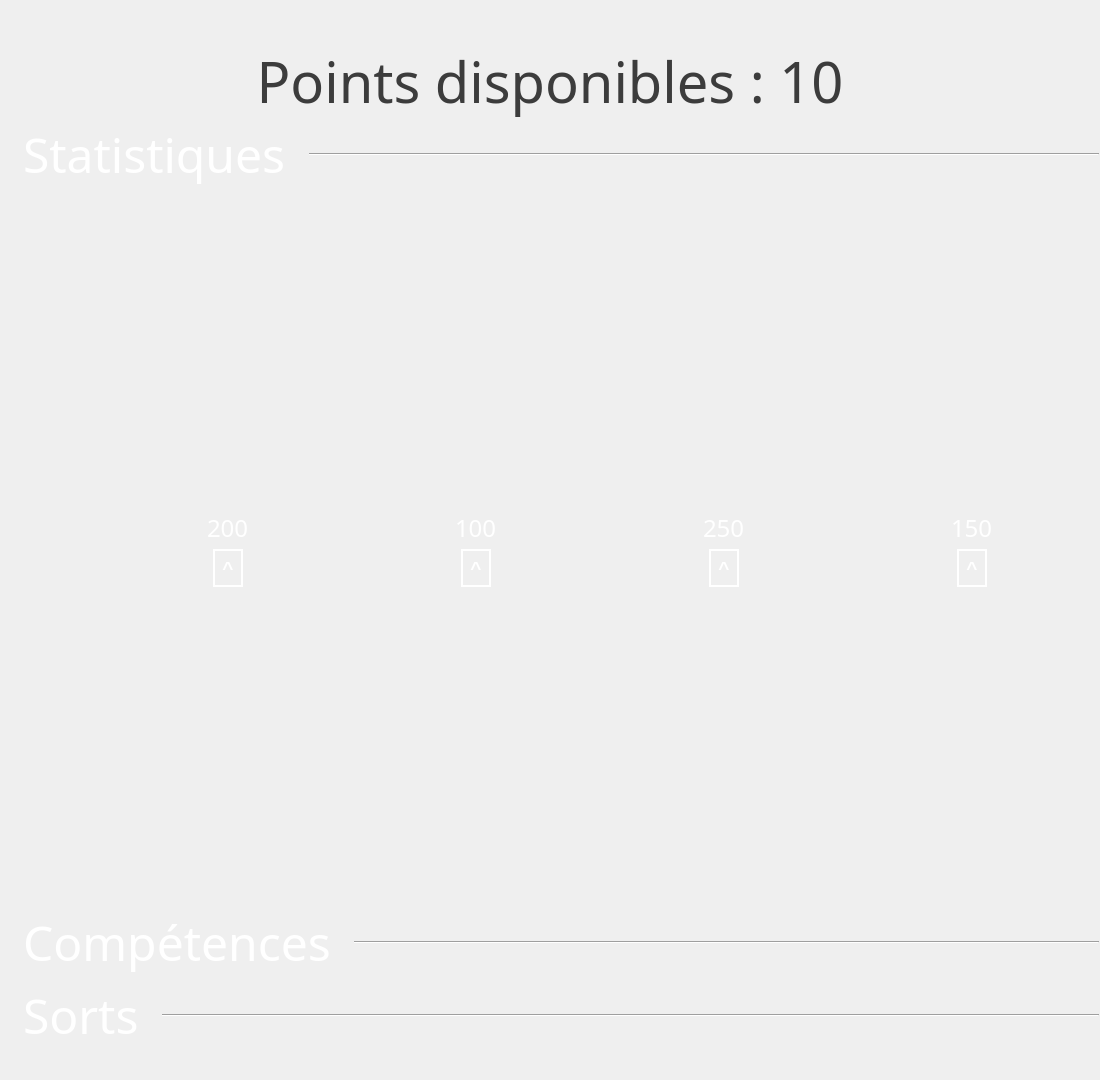
<?xml version="1.0" encoding="UTF-8"?>
<ui version="4.0">
 <class>Win_Skills</class>
 <widget class="QWidget" name="Win_Skills">
  <property name="geometry">
   <rect>
    <x>0</x>
    <y>0</y>
    <width>1100</width>
    <height>1080</height>
   </rect>
  </property>
  <property name="sizePolicy">
   <sizepolicy hsizetype="Preferred" vsizetype="Maximum">
    <horstretch>0</horstretch>
    <verstretch>0</verstretch>
   </sizepolicy>
  </property>
  <property name="windowTitle">
   <string>Form</string>
  </property>
  <layout class="QHBoxLayout" name="horizontalLayout_3">
   <property name="spacing">
    <number>0</number>
   </property>
   <property name="leftMargin">
    <number>0</number>
   </property>
   <property name="topMargin">
    <number>0</number>
   </property>
   <property name="rightMargin">
    <number>0</number>
   </property>
   <property name="bottomMargin">
    <number>0</number>
   </property>
   <item>
    <layout class="QVBoxLayout" name="verticalLayout" stretch="1,8">
     <property name="spacing">
      <number>0</number>
     </property>
     <item>
      <layout class="QHBoxLayout" name="horizontalLayout">
       <property name="spacing">
        <number>0</number>
       </property>
       <property name="leftMargin">
        <number>0</number>
       </property>
       <property name="topMargin">
        <number>40</number>
       </property>
       <property name="rightMargin">
        <number>0</number>
       </property>
       <property name="bottomMargin">
        <number>0</number>
       </property>
       <item alignment="Qt::AlignBottom">
        <widget class="QLabel" name="skillPoints">
         <property name="sizePolicy">
          <sizepolicy hsizetype="Minimum" vsizetype="Maximum">
           <horstretch>0</horstretch>
           <verstretch>0</verstretch>
          </sizepolicy>
         </property>
         <property name="font">
          <font>
           <family>Matura MT Script Capitals</family>
           <pointsize>42</pointsize>
          </font>
         </property>
         <property name="styleSheet">
          <string notr="true">QLabel{
	color:#3c3c3c;
	padding-left:20px;
	padding-right:20px;
}</string>
         </property>
         <property name="text">
          <string>Points disponibles : 10</string>
         </property>
         <property name="alignment">
          <set>Qt::AlignCenter</set>
         </property>
         <property name="margin">
          <number>0</number>
         </property>
        </widget>
       </item>
      </layout>
     </item>
     <item>
      <widget class="QScrollArea" name="scrollArea">
       <property name="styleSheet">
        <string notr="true">QScrollArea{
	background-color:#00FFFFFF;
}</string>
       </property>
       <property name="verticalScrollBarPolicy">
        <enum>Qt::ScrollBarAlwaysOff</enum>
       </property>
       <property name="horizontalScrollBarPolicy">
        <enum>Qt::ScrollBarAlwaysOff</enum>
       </property>
       <property name="widgetResizable">
        <bool>true</bool>
       </property>
       <widget class="QWidget" name="scrollAreaWidgetContents">
        <property name="geometry">
         <rect>
          <x>0</x>
          <y>0</y>
          <width>1096</width>
          <height>956</height>
         </rect>
        </property>
        <layout class="QGridLayout" name="gridLayout_2">
         <property name="leftMargin">
          <number>0</number>
         </property>
         <property name="topMargin">
          <number>0</number>
         </property>
         <property name="rightMargin">
          <number>0</number>
         </property>
         <property name="bottomMargin">
          <number>30</number>
         </property>
         <item row="2" column="0">
          <layout class="QHBoxLayout" name="horizontalLayout_2">
           <property name="spacing">
            <number>0</number>
           </property>
           <property name="topMargin">
            <number>0</number>
           </property>
           <property name="bottomMargin">
            <number>0</number>
           </property>
           <item>
            <spacer name="horizontalSpacer_2">
             <property name="orientation">
              <enum>Qt::Horizontal</enum>
             </property>
             <property name="sizeHint" stdset="0">
              <size>
               <width>40</width>
               <height>20</height>
              </size>
             </property>
            </spacer>
           </item>
           <item>
            <widget class="QLabel" name="logoLife">
             <property name="minimumSize">
              <size>
               <width>100</width>
               <height>100</height>
              </size>
             </property>
             <property name="maximumSize">
              <size>
               <width>100</width>
               <height>100</height>
              </size>
             </property>
             <property name="styleSheet">
              <string notr="true">QLabel{
	border-image:url(:/icons/Ressources/lifeStat.png);
}</string>
             </property>
             <property name="text">
              <string/>
             </property>
            </widget>
           </item>
           <item>
            <layout class="QVBoxLayout" name="verticalLayout_2">
             <property name="spacing">
              <number>2</number>
             </property>
             <property name="rightMargin">
              <number>0</number>
             </property>
             <item>
              <spacer name="verticalSpacer_2">
               <property name="orientation">
                <enum>Qt::Vertical</enum>
               </property>
               <property name="sizeHint" stdset="0">
                <size>
                 <width>20</width>
                 <height>40</height>
                </size>
               </property>
              </spacer>
             </item>
             <item>
              <widget class="QLabel" name="statLife">
               <property name="sizePolicy">
                <sizepolicy hsizetype="Maximum" vsizetype="Maximum">
                 <horstretch>0</horstretch>
                 <verstretch>0</verstretch>
                </sizepolicy>
               </property>
               <property name="font">
                <font>
                 <family>MV Boli</family>
                 <pointsize>18</pointsize>
                </font>
               </property>
               <property name="styleSheet">
                <string notr="true">QLabel{
	color:#FFFFFF;
}</string>
               </property>
               <property name="text">
                <string>200</string>
               </property>
              </widget>
             </item>
             <item alignment="Qt::AlignHCenter">
              <widget class="QPushButton" name="buttonUpLife">
               <property name="sizePolicy">
                <sizepolicy hsizetype="Maximum" vsizetype="Maximum">
                 <horstretch>0</horstretch>
                 <verstretch>0</verstretch>
                </sizepolicy>
               </property>
               <property name="minimumSize">
                <size>
                 <width>30</width>
                 <height>40</height>
                </size>
               </property>
               <property name="maximumSize">
                <size>
                 <width>30</width>
                 <height>40</height>
                </size>
               </property>
               <property name="font">
                <font>
                 <pointsize>14</pointsize>
                 <bold>true</bold>
                </font>
               </property>
               <property name="styleSheet">
                <string notr="true">QPushButton{
	Background-color:#00FFFFFF;
	border:2px solid #FFFFFF;
	color:#FFFFFF;
	margin-top:2px;
	margin-bottom:0px;
}
QPushButton::pressed{
	margin-bottom:2px;
	margin-top:0px;	
}
QPushButton:disabled{
	border:2px solid #3c3c3c;
	color:#3c3c3c;
}</string>
               </property>
               <property name="text">
                <string>^</string>
               </property>
              </widget>
             </item>
             <item>
              <spacer name="verticalSpacer">
               <property name="orientation">
                <enum>Qt::Vertical</enum>
               </property>
               <property name="sizeHint" stdset="0">
                <size>
                 <width>20</width>
                 <height>40</height>
                </size>
               </property>
              </spacer>
             </item>
            </layout>
           </item>
           <item>
            <spacer name="horizontalSpacer_3">
             <property name="orientation">
              <enum>Qt::Horizontal</enum>
             </property>
             <property name="sizeHint" stdset="0">
              <size>
               <width>40</width>
               <height>20</height>
              </size>
             </property>
            </spacer>
           </item>
           <item>
            <widget class="QLabel" name="logoMana">
             <property name="minimumSize">
              <size>
               <width>100</width>
               <height>100</height>
              </size>
             </property>
             <property name="maximumSize">
              <size>
               <width>100</width>
               <height>100</height>
              </size>
             </property>
             <property name="styleSheet">
              <string notr="true">QLabel{
	border-image:url(:/icons/Ressources/manaStat.png);
}</string>
             </property>
             <property name="text">
              <string/>
             </property>
            </widget>
           </item>
           <item>
            <layout class="QVBoxLayout" name="verticalLayout_3">
             <property name="spacing">
              <number>2</number>
             </property>
             <property name="rightMargin">
              <number>0</number>
             </property>
             <item>
              <spacer name="verticalSpacer_3">
               <property name="orientation">
                <enum>Qt::Vertical</enum>
               </property>
               <property name="sizeHint" stdset="0">
                <size>
                 <width>20</width>
                 <height>40</height>
                </size>
               </property>
              </spacer>
             </item>
             <item>
              <widget class="QLabel" name="statMana">
               <property name="sizePolicy">
                <sizepolicy hsizetype="Maximum" vsizetype="Maximum">
                 <horstretch>0</horstretch>
                 <verstretch>0</verstretch>
                </sizepolicy>
               </property>
               <property name="font">
                <font>
                 <family>MV Boli</family>
                 <pointsize>18</pointsize>
                </font>
               </property>
               <property name="styleSheet">
                <string notr="true">QLabel{
	color:#FFFFFF;
}</string>
               </property>
               <property name="text">
                <string>100</string>
               </property>
              </widget>
             </item>
             <item alignment="Qt::AlignHCenter">
              <widget class="QPushButton" name="buttonUpMana">
               <property name="sizePolicy">
                <sizepolicy hsizetype="Minimum" vsizetype="Fixed">
                 <horstretch>0</horstretch>
                 <verstretch>0</verstretch>
                </sizepolicy>
               </property>
               <property name="minimumSize">
                <size>
                 <width>30</width>
                 <height>40</height>
                </size>
               </property>
               <property name="maximumSize">
                <size>
                 <width>30</width>
                 <height>40</height>
                </size>
               </property>
               <property name="font">
                <font>
                 <pointsize>14</pointsize>
                 <bold>true</bold>
                </font>
               </property>
               <property name="styleSheet">
                <string notr="true">QPushButton{
	Background-color:#00FFFFFF;
	border:2px solid #FFFFFF;
	color:#FFFFFF;
	margin-top:2px;
	margin-bottom:0px;
}
QPushButton::pressed{
	margin-bottom:2px;
	margin-top:0px;	
}
QPushButton:disabled{
	border:2px solid #3c3c3c;
	color:#3c3c3c;
}</string>
               </property>
               <property name="text">
                <string>^</string>
               </property>
              </widget>
             </item>
             <item>
              <spacer name="verticalSpacer_4">
               <property name="orientation">
                <enum>Qt::Vertical</enum>
               </property>
               <property name="sizeHint" stdset="0">
                <size>
                 <width>20</width>
                 <height>40</height>
                </size>
               </property>
              </spacer>
             </item>
            </layout>
           </item>
           <item>
            <spacer name="horizontalSpacer_4">
             <property name="orientation">
              <enum>Qt::Horizontal</enum>
             </property>
             <property name="sizeHint" stdset="0">
              <size>
               <width>40</width>
               <height>20</height>
              </size>
             </property>
            </spacer>
           </item>
           <item>
            <widget class="QLabel" name="logoStamina">
             <property name="minimumSize">
              <size>
               <width>100</width>
               <height>100</height>
              </size>
             </property>
             <property name="maximumSize">
              <size>
               <width>100</width>
               <height>100</height>
              </size>
             </property>
             <property name="styleSheet">
              <string notr="true">QLabel{
	border-image:url(:/icons/Ressources/staminaStat.png);
}</string>
             </property>
             <property name="text">
              <string/>
             </property>
            </widget>
           </item>
           <item>
            <layout class="QVBoxLayout" name="verticalLayout_5">
             <property name="spacing">
              <number>2</number>
             </property>
             <property name="rightMargin">
              <number>0</number>
             </property>
             <item>
              <spacer name="verticalSpacer_5">
               <property name="orientation">
                <enum>Qt::Vertical</enum>
               </property>
               <property name="sizeHint" stdset="0">
                <size>
                 <width>20</width>
                 <height>40</height>
                </size>
               </property>
              </spacer>
             </item>
             <item>
              <widget class="QLabel" name="statStamina">
               <property name="sizePolicy">
                <sizepolicy hsizetype="Maximum" vsizetype="Maximum">
                 <horstretch>0</horstretch>
                 <verstretch>0</verstretch>
                </sizepolicy>
               </property>
               <property name="font">
                <font>
                 <family>MV Boli</family>
                 <pointsize>18</pointsize>
                </font>
               </property>
               <property name="styleSheet">
                <string notr="true">QLabel{
	color:#FFFFFF;
}</string>
               </property>
               <property name="text">
                <string>250</string>
               </property>
              </widget>
             </item>
             <item alignment="Qt::AlignHCenter">
              <widget class="QPushButton" name="buttonUpStamina">
               <property name="sizePolicy">
                <sizepolicy hsizetype="Maximum" vsizetype="Maximum">
                 <horstretch>0</horstretch>
                 <verstretch>0</verstretch>
                </sizepolicy>
               </property>
               <property name="minimumSize">
                <size>
                 <width>30</width>
                 <height>40</height>
                </size>
               </property>
               <property name="maximumSize">
                <size>
                 <width>30</width>
                 <height>40</height>
                </size>
               </property>
               <property name="font">
                <font>
                 <pointsize>14</pointsize>
                 <bold>true</bold>
                </font>
               </property>
               <property name="styleSheet">
                <string notr="true">QPushButton{
	Background-color:#00FFFFFF;
	border:2px solid #FFFFFF;
	color:#FFFFFF;
	margin-top:2px;
	margin-bottom:0px;
}
QPushButton::pressed{
	margin-bottom:2px;
	margin-top:0px;	
}
QPushButton:disabled{
	border:2px solid #3c3c3c;
	color:#3c3c3c;
}</string>
               </property>
               <property name="text">
                <string>^</string>
               </property>
              </widget>
             </item>
             <item>
              <spacer name="verticalSpacer_6">
               <property name="orientation">
                <enum>Qt::Vertical</enum>
               </property>
               <property name="sizeHint" stdset="0">
                <size>
                 <width>20</width>
                 <height>40</height>
                </size>
               </property>
              </spacer>
             </item>
            </layout>
           </item>
           <item>
            <spacer name="horizontalSpacer_5">
             <property name="orientation">
              <enum>Qt::Horizontal</enum>
             </property>
             <property name="sizeHint" stdset="0">
              <size>
               <width>40</width>
               <height>20</height>
              </size>
             </property>
            </spacer>
           </item>
           <item>
            <widget class="QLabel" name="logoStrength">
             <property name="minimumSize">
              <size>
               <width>100</width>
               <height>100</height>
              </size>
             </property>
             <property name="maximumSize">
              <size>
               <width>100</width>
               <height>100</height>
              </size>
             </property>
             <property name="styleSheet">
              <string notr="true">QLabel{
	border-image:url(:/images/Ressources/bag.png);
}</string>
             </property>
             <property name="text">
              <string/>
             </property>
            </widget>
           </item>
           <item>
            <layout class="QVBoxLayout" name="verticalLayout_6">
             <property name="spacing">
              <number>2</number>
             </property>
             <property name="rightMargin">
              <number>0</number>
             </property>
             <item>
              <spacer name="verticalSpacer_7">
               <property name="orientation">
                <enum>Qt::Vertical</enum>
               </property>
               <property name="sizeHint" stdset="0">
                <size>
                 <width>20</width>
                 <height>40</height>
                </size>
               </property>
              </spacer>
             </item>
             <item>
              <widget class="QLabel" name="statStrength">
               <property name="sizePolicy">
                <sizepolicy hsizetype="Maximum" vsizetype="Maximum">
                 <horstretch>0</horstretch>
                 <verstretch>0</verstretch>
                </sizepolicy>
               </property>
               <property name="font">
                <font>
                 <family>MV Boli</family>
                 <pointsize>18</pointsize>
                </font>
               </property>
               <property name="styleSheet">
                <string notr="true">QLabel{
	color:#FFFFFF;
}</string>
               </property>
               <property name="text">
                <string>150</string>
               </property>
              </widget>
             </item>
             <item alignment="Qt::AlignHCenter">
              <widget class="QPushButton" name="buttonUpStrength">
               <property name="sizePolicy">
                <sizepolicy hsizetype="Maximum" vsizetype="Maximum">
                 <horstretch>0</horstretch>
                 <verstretch>0</verstretch>
                </sizepolicy>
               </property>
               <property name="minimumSize">
                <size>
                 <width>30</width>
                 <height>40</height>
                </size>
               </property>
               <property name="maximumSize">
                <size>
                 <width>30</width>
                 <height>40</height>
                </size>
               </property>
               <property name="font">
                <font>
                 <pointsize>14</pointsize>
                 <bold>true</bold>
                </font>
               </property>
               <property name="styleSheet">
                <string notr="true">QPushButton{
	Background-color:#00FFFFFF;
	border:2px solid #FFFFFF;
	color:#FFFFFF;
	margin-top:2px;
	margin-bottom:0px;
}
QPushButton::pressed{
	margin-bottom:2px;
	margin-top:0px;	
}
QPushButton:disabled{
	border:2px solid #3c3c3c;
	color:#3c3c3c;
}</string>
               </property>
               <property name="text">
                <string>^</string>
               </property>
              </widget>
             </item>
             <item>
              <spacer name="verticalSpacer_8">
               <property name="orientation">
                <enum>Qt::Vertical</enum>
               </property>
               <property name="sizeHint" stdset="0">
                <size>
                 <width>20</width>
                 <height>40</height>
                </size>
               </property>
              </spacer>
             </item>
            </layout>
           </item>
           <item>
            <spacer name="horizontalSpacer_6">
             <property name="orientation">
              <enum>Qt::Horizontal</enum>
             </property>
             <property name="sizeHint" stdset="0">
              <size>
               <width>40</width>
               <height>20</height>
              </size>
             </property>
            </spacer>
           </item>
          </layout>
         </item>
         <item row="8" column="0">
          <layout class="QGridLayout" name="gridSpells">
           <property name="spacing">
            <number>5</number>
           </property>
          </layout>
         </item>
         <item row="1" column="0">
          <layout class="QHBoxLayout" name="horizontalLayout_4">
           <property name="spacing">
            <number>10</number>
           </property>
           <property name="topMargin">
            <number>0</number>
           </property>
           <item>
            <widget class="QLabel" name="label_3">
             <property name="sizePolicy">
              <sizepolicy hsizetype="Maximum" vsizetype="Preferred">
               <horstretch>0</horstretch>
               <verstretch>0</verstretch>
              </sizepolicy>
             </property>
             <property name="font">
              <font>
               <family>Matura MT Script Capitals</family>
               <pointsize>36</pointsize>
              </font>
             </property>
             <property name="styleSheet">
              <string notr="true">QLabel{
	color:#FFFFFF;
	padding-left:10px;
}</string>
             </property>
             <property name="text">
              <string>Statistiques</string>
             </property>
             <property name="margin">
              <number>40</number>
             </property>
            </widget>
           </item>
           <item>
            <widget class="Line" name="line">
             <property name="sizePolicy">
              <sizepolicy hsizetype="Minimum" vsizetype="Minimum">
               <horstretch>0</horstretch>
               <verstretch>0</verstretch>
              </sizepolicy>
             </property>
             <property name="orientation">
              <enum>Qt::Horizontal</enum>
             </property>
            </widget>
           </item>
          </layout>
         </item>
         <item row="5" column="0">
          <layout class="QGridLayout" name="gridSkills">
           <property name="spacing">
            <number>5</number>
           </property>
          </layout>
         </item>
         <item row="4" column="0">
          <layout class="QHBoxLayout" name="horizontalLayout_5">
           <property name="spacing">
            <number>10</number>
           </property>
           <property name="topMargin">
            <number>0</number>
           </property>
           <item>
            <widget class="QLabel" name="label_2">
             <property name="sizePolicy">
              <sizepolicy hsizetype="Maximum" vsizetype="Maximum">
               <horstretch>0</horstretch>
               <verstretch>0</verstretch>
              </sizepolicy>
             </property>
             <property name="font">
              <font>
               <family>Matura MT Script Capitals</family>
               <pointsize>36</pointsize>
              </font>
             </property>
             <property name="styleSheet">
              <string notr="true">QLabel{
	color:#FFFFFF;
	padding-left:10px;
}</string>
             </property>
             <property name="text">
              <string>Compétences</string>
             </property>
             <property name="margin">
              <number>40</number>
             </property>
            </widget>
           </item>
           <item>
            <widget class="Line" name="line_2">
             <property name="sizePolicy">
              <sizepolicy hsizetype="Minimum" vsizetype="Minimum">
               <horstretch>0</horstretch>
               <verstretch>0</verstretch>
              </sizepolicy>
             </property>
             <property name="orientation">
              <enum>Qt::Horizontal</enum>
             </property>
            </widget>
           </item>
          </layout>
         </item>
         <item row="7" column="0">
          <layout class="QHBoxLayout" name="horizontalLayout_6">
           <property name="spacing">
            <number>10</number>
           </property>
           <property name="topMargin">
            <number>0</number>
           </property>
           <item>
            <widget class="QLabel" name="label">
             <property name="sizePolicy">
              <sizepolicy hsizetype="Maximum" vsizetype="Maximum">
               <horstretch>0</horstretch>
               <verstretch>0</verstretch>
              </sizepolicy>
             </property>
             <property name="font">
              <font>
               <family>Matura MT Script Capitals</family>
               <pointsize>36</pointsize>
              </font>
             </property>
             <property name="styleSheet">
              <string notr="true">QLabel{
	color:#FFFFFF;
	padding-left:10px;
}</string>
             </property>
             <property name="text">
              <string>Sorts</string>
             </property>
             <property name="margin">
              <number>40</number>
             </property>
            </widget>
           </item>
           <item>
            <widget class="Line" name="line_3">
             <property name="sizePolicy">
              <sizepolicy hsizetype="Minimum" vsizetype="Minimum">
               <horstretch>0</horstretch>
               <verstretch>0</verstretch>
              </sizepolicy>
             </property>
             <property name="orientation">
              <enum>Qt::Horizontal</enum>
             </property>
            </widget>
           </item>
          </layout>
         </item>
        </layout>
       </widget>
      </widget>
     </item>
    </layout>
   </item>
  </layout>
 </widget>
 <resources/>
 <connections/>
</ui>
